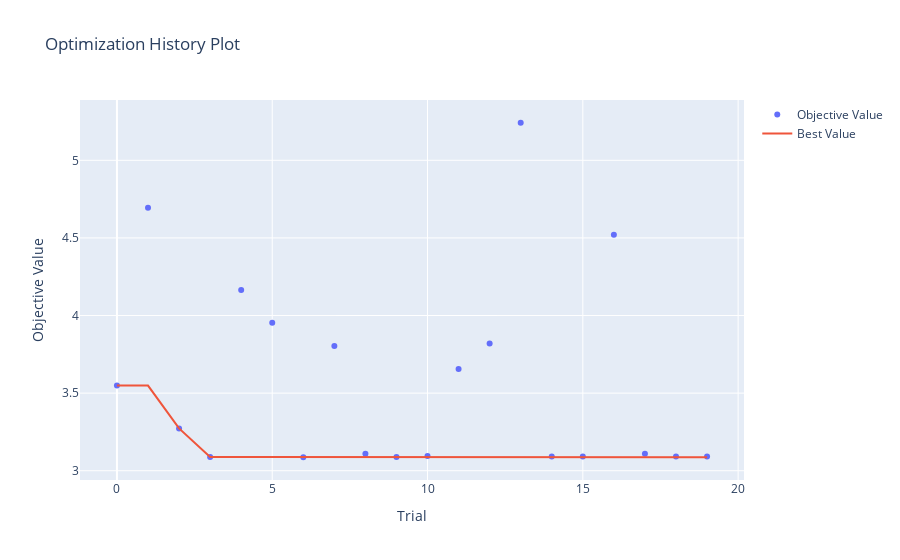

Write notebook code for a chart like this one.
### Code cell
# optimization history plot

optuna.visualization.plot_optimization_history(study)

### Figure 1 — Plotly figure (JSON) as saved in the notebook; plotly's stock layout.template omitted (floating-point values rounded to 4 significant figures)
{"data": [{"mode": "markers", "name": "Objective Value", "type": "scatter", "x": [0, 1, 2, 3, 4, 5, 6, 7, 8, 9, 10, 11, 12, 13, 14, 15, 16, 17, 18, 19], "y": [3.549, 4.694, 3.273, 3.089, 4.165, 3.954, 3.087, 3.804, 3.11, 3.088, 3.095, 3.655, 3.82, 5.242, 3.091, 3.091, 4.521, 3.11, 3.092, 3.092]}, {"mode": "lines", "name": "Best Value", "type": "scatter", "x": [0, 1, 2, 3, 4, 5, 6, 7, 8, 9, 10, 11, 12, 13, 14, 15, 16, 17, 18, 19], "y": [3.549, 3.549, 3.273, 3.089, 3.089, 3.089, 3.087, 3.087, 3.087, 3.087, 3.087, 3.087, 3.087, 3.087, 3.087, 3.087, 3.087, 3.087, 3.087, 3.087]}, {"marker": {"color": "#cccccc"}, "mode": "markers", "name": "Infeasible Trial", "showlegend": false, "type": "scatter", "x": [], "y": []}], "layout": {"title": {"text": "Optimization History Plot"}, "xaxis": {"title": {"text": "Trial"}}, "yaxis": {"title": {"text": "Objective Value"}}}}
